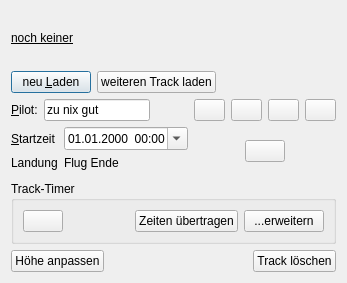
<?xml version="1.0" encoding="UTF-8"?>
<ui version="4.0">
 <class>TimedTrackDialog</class>
 <widget class="QDialog" name="TimedTrackDialog">
  <property name="geometry">
   <rect>
    <x>0</x>
    <y>0</y>
    <width>345</width>
    <height>283</height>
   </rect>
  </property>
  <property name="windowTitle">
   <string>Timed Track</string>
  </property>
  <property name="windowIcon">
   <iconset resource="bilder.qrc">
    <normaloff>:/images/drachen.png</normaloff>:/images/drachen.png</iconset>
  </property>
  <layout class="QVBoxLayout" name="verticalLayout_3">
   <item>
    <widget class="QLabel" name="filename">
     <property name="font">
      <font>
       <underline>true</underline>
      </font>
     </property>
     <property name="text">
      <string>noch keiner</string>
     </property>
    </widget>
   </item>
   <item>
    <layout class="QHBoxLayout" name="horizontalLayout_2">
     <item>
      <widget class="QPushButton" name="ladenButton">
       <property name="text">
        <string>neu &amp;Laden</string>
       </property>
      </widget>
     </item>
     <item>
      <widget class="QPushButton" name="newButton">
       <property name="text">
        <string>weiteren Track laden</string>
       </property>
      </widget>
     </item>
     <item>
      <spacer name="horizontalSpacer">
       <property name="orientation">
        <enum>Qt::Horizontal</enum>
       </property>
       <property name="sizeHint" stdset="0">
        <size>
         <width>40</width>
         <height>20</height>
        </size>
       </property>
      </spacer>
     </item>
    </layout>
   </item>
   <item>
    <layout class="QHBoxLayout" name="horizontalLayout_7">
     <item>
      <layout class="QVBoxLayout" name="verticalLayout_2">
       <item>
        <layout class="QHBoxLayout" name="horizontalLayout_3">
         <item>
          <widget class="QLabel" name="label">
           <property name="text">
            <string>&amp;Pilot:</string>
           </property>
           <property name="buddy">
            <cstring>pilot</cstring>
           </property>
          </widget>
         </item>
         <item>
          <widget class="QLineEdit" name="pilot">
           <property name="text">
            <string>zu nix gut</string>
           </property>
          </widget>
         </item>
         <item>
          <spacer name="horizontalSpacer_2">
           <property name="orientation">
            <enum>Qt::Horizontal</enum>
           </property>
           <property name="sizeHint" stdset="0">
            <size>
             <width>40</width>
             <height>20</height>
            </size>
           </property>
          </spacer>
         </item>
        </layout>
       </item>
       <item>
        <layout class="QFormLayout" name="formLayout">
         <item row="0" column="0">
          <widget class="QLabel" name="label_2">
           <property name="text">
            <string>&amp;Startzeit</string>
           </property>
           <property name="buddy">
            <cstring>startZeit</cstring>
           </property>
          </widget>
         </item>
         <item row="0" column="1">
          <widget class="QDateTimeEdit" name="startZeit">
           <property name="toolTip">
            <string>wenn man hier eine andere Zeit einträgt, wird der ganze Track in der Zeit verschoben</string>
           </property>
           <property name="currentSection">
            <enum>QDateTimeEdit::DaySection</enum>
           </property>
           <property name="displayFormat">
            <string>dd.MM.yyyy  HH:mm</string>
           </property>
           <property name="calendarPopup">
            <bool>true</bool>
           </property>
          </widget>
         </item>
         <item row="1" column="0">
          <widget class="QLabel" name="label_4">
           <property name="text">
            <string>Landung</string>
           </property>
          </widget>
         </item>
         <item row="1" column="1">
          <widget class="QLabel" name="landungZeit">
           <property name="text">
            <string>Flug Ende</string>
           </property>
          </widget>
         </item>
        </layout>
       </item>
      </layout>
     </item>
     <item>
      <layout class="QVBoxLayout" name="verticalLayout">
       <item>
        <layout class="QHBoxLayout" name="horizontalLayout_4">
         <item>
          <widget class="QPushButton" name="bluebird">
           <property name="maximumSize">
            <size>
             <width>31</width>
             <height>31</height>
            </size>
           </property>
           <property name="toolTip">
            <string>blauen Drachen wählen</string>
           </property>
           <property name="text">
            <string/>
           </property>
           <property name="icon">
            <iconset resource="bilder.qrc">
             <normaloff>:/images/drachen_blau.png</normaloff>:/images/drachen_blau.png</iconset>
           </property>
           <property name="iconSize">
            <size>
             <width>22</width>
             <height>22</height>
            </size>
           </property>
          </widget>
         </item>
         <item>
          <widget class="QPushButton" name="greenbird">
           <property name="maximumSize">
            <size>
             <width>31</width>
             <height>31</height>
            </size>
           </property>
           <property name="text">
            <string/>
           </property>
           <property name="icon">
            <iconset resource="bilder.qrc">
             <normaloff>:/images/drachen_gruen.png</normaloff>:/images/drachen_gruen.png</iconset>
           </property>
           <property name="iconSize">
            <size>
             <width>22</width>
             <height>22</height>
            </size>
           </property>
          </widget>
         </item>
         <item>
          <widget class="QPushButton" name="yellowbird">
           <property name="maximumSize">
            <size>
             <width>31</width>
             <height>31</height>
            </size>
           </property>
           <property name="text">
            <string/>
           </property>
           <property name="icon">
            <iconset resource="bilder.qrc">
             <normaloff>:/images/drachen_gelb.png</normaloff>:/images/drachen_gelb.png</iconset>
           </property>
           <property name="iconSize">
            <size>
             <width>22</width>
             <height>22</height>
            </size>
           </property>
          </widget>
         </item>
         <item>
          <widget class="QPushButton" name="redbird">
           <property name="maximumSize">
            <size>
             <width>31</width>
             <height>31</height>
            </size>
           </property>
           <property name="toolTip">
            <string>roten Drachen wählen</string>
           </property>
           <property name="text">
            <string/>
           </property>
           <property name="icon">
            <iconset resource="bilder.qrc">
             <normaloff>:/images/drachen.png</normaloff>:/images/drachen.png</iconset>
           </property>
           <property name="iconSize">
            <size>
             <width>22</width>
             <height>22</height>
            </size>
           </property>
          </widget>
         </item>
        </layout>
       </item>
       <item>
        <layout class="QHBoxLayout" name="horizontalLayout_5">
         <item>
          <spacer name="horizontalSpacer_4">
           <property name="orientation">
            <enum>Qt::Horizontal</enum>
           </property>
           <property name="sizeHint" stdset="0">
            <size>
             <width>13</width>
             <height>48</height>
            </size>
           </property>
          </spacer>
         </item>
         <item>
          <widget class="QPushButton" name="bildButton">
           <property name="toolTip">
            <string>neues Bild wählen</string>
           </property>
           <property name="text">
            <string/>
           </property>
           <property name="icon">
            <iconset resource="bilder.qrc">
             <normaloff>:/images/drachen.png</normaloff>:/images/drachen.png</iconset>
           </property>
           <property name="iconSize">
            <size>
             <width>80</width>
             <height>60</height>
            </size>
           </property>
          </widget>
         </item>
         <item>
          <spacer name="horizontalSpacer_7">
           <property name="orientation">
            <enum>Qt::Horizontal</enum>
           </property>
           <property name="sizeHint" stdset="0">
            <size>
             <width>13</width>
             <height>48</height>
            </size>
           </property>
          </spacer>
         </item>
        </layout>
       </item>
      </layout>
     </item>
    </layout>
   </item>
   <item>
    <widget class="QGroupBox" name="groupBox">
     <property name="title">
      <string>Track-Timer</string>
     </property>
     <layout class="QHBoxLayout" name="horizontalLayout">
      <item>
       <widget class="QPushButton" name="openTimerButton">
        <property name="toolTip">
         <string>öffnet das Timerfenster</string>
        </property>
        <property name="text">
         <string/>
        </property>
        <property name="icon">
         <iconset resource="bilder.qrc">
          <normaloff>:/images/preferences-system-time.png</normaloff>:/images/preferences-system-time.png</iconset>
        </property>
        <property name="iconSize">
         <size>
          <width>22</width>
          <height>22</height>
         </size>
        </property>
       </widget>
      </item>
      <item>
       <spacer name="horizontalSpacer_6">
        <property name="orientation">
         <enum>Qt::Horizontal</enum>
        </property>
        <property name="sizeHint" stdset="0">
         <size>
          <width>62</width>
          <height>20</height>
         </size>
        </property>
       </spacer>
      </item>
      <item>
       <widget class="QPushButton" name="transmitRangeButton">
        <property name="toolTip">
         <string>Passt die Zeiten des Timers an die Flugzeiten dieses Fluges an</string>
        </property>
        <property name="text">
         <string>Zeiten übertragen</string>
        </property>
       </widget>
      </item>
      <item>
       <widget class="QPushButton" name="expandRangeButton">
        <property name="toolTip">
         <string>erweitert den Zeitumfang des Timers so dass dieser Flug mit enthalten ist</string>
        </property>
        <property name="text">
         <string>...erweitern</string>
        </property>
       </widget>
      </item>
     </layout>
    </widget>
   </item>
   <item>
    <layout class="QHBoxLayout" name="horizontalLayout_6">
     <item>
      <widget class="QPushButton" name="heightButton">
       <property name="toolTip">
        <string>erlaubt Anpassung aller Höhen</string>
       </property>
       <property name="text">
        <string>Höhe anpassen</string>
       </property>
      </widget>
     </item>
     <item>
      <spacer name="horizontalSpacer_5">
       <property name="orientation">
        <enum>Qt::Horizontal</enum>
       </property>
       <property name="sizeHint" stdset="0">
        <size>
         <width>40</width>
         <height>20</height>
        </size>
       </property>
      </spacer>
     </item>
     <item>
      <widget class="QPushButton" name="cancelButton">
       <property name="toolTip">
        <string>löscht den Timedtrack aus der Liste</string>
       </property>
       <property name="text">
        <string>Track löschen</string>
       </property>
      </widget>
     </item>
    </layout>
   </item>
  </layout>
 </widget>
 <resources>
  <include location="bilder.qrc"/>
 </resources>
 <connections>
  <connection>
   <sender>cancelButton</sender>
   <signal>clicked()</signal>
   <receiver>TimedTrackDialog</receiver>
   <slot>reject()</slot>
   <hints>
    <hint type="sourcelabel">
     <x>277</x>
     <y>314</y>
    </hint>
    <hint type="destinationlabel">
     <x>340</x>
     <y>318</y>
    </hint>
   </hints>
  </connection>
 </connections>
</ui>
